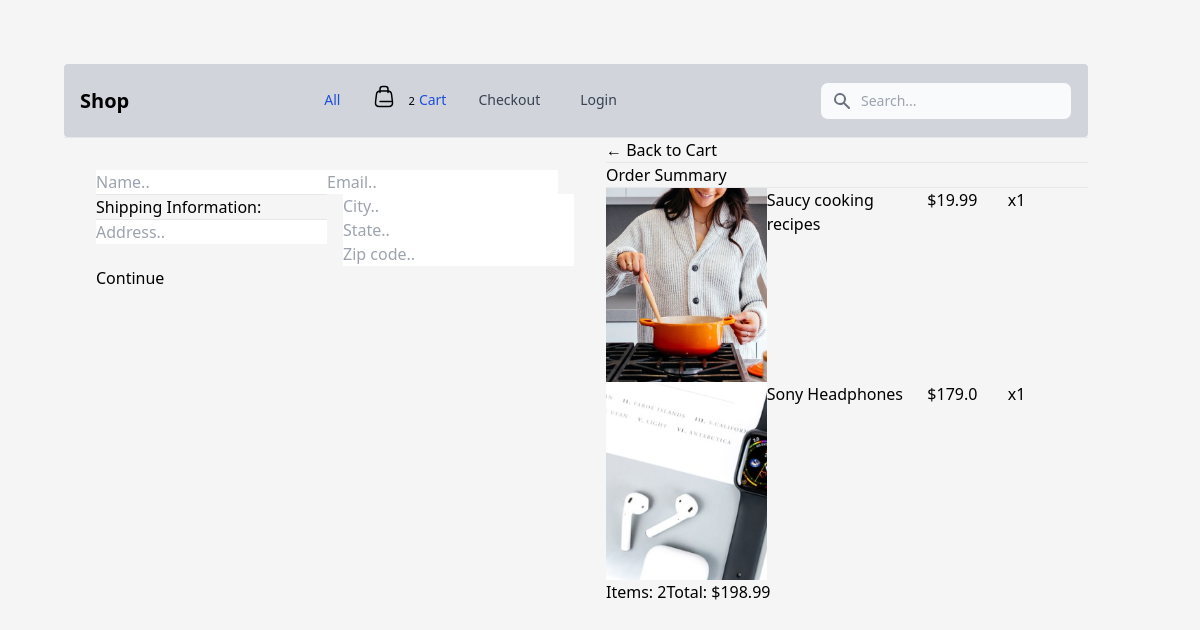
Page /checkout/ (signed in) on the committed database.
### store/models.py (models this page shows, shortened)
class OrderItem(models.Model):
    product = models.ForeignKey(Product, on_delete=models.SET_NULL, null=True, blank=True)
    order = models.ForeignKey(Order, on_delete=models.SET_NULL, null=True, blank=True)
    quantity = models.IntegerField(default=0, null=True, blank=True)
    date_added = models.DateTimeField(auto_now_add=True)
    @property
    def get_total(self):
        total = self.product.price * self.quantity
        return total

class Product(models.Model):
    name = models.CharField(max_length=200, null=True)
    price = models.FloatField()
    digital = models.BooleanField(default=False, null=True, blank=True)
    image = models.ImageField(null=True, default="placeholder.png")
    @property
    def imageURL(self):
        try:
            url = self.image.url
        except:
            with Image.open('static/images/placeholder.png') as img:
                url = '/static/images/placeholder.png'
        return url

class Order(models.Model):
    customer = models.ForeignKey(Customer, on_delete=models.SET_NULL, null=True, blank=True)
    data_ordered = models.DateTimeField(auto_now_add=True)
    complete = models.BooleanField(default=False, null=True, blank=True)
    transaction_id = models.CharField(max_length=200, null=True)
    @property
    def shipping(self):
        shipping = False
        orderitems = self.orderitem_set.all()
        for i in orderitems:
            if i.product.digital == False:
                shipping = True
        return shipping
    @property
    def get_cart_total(self):
        orderitems = self.orderitem_set.all()
        total = sum([item.get_total for item in orderitems])
        return total
    @property
    def get_cart_items(self):
        orderitems = self.orderitem_set.all()
        total = sum([item.quantity for item in orderitems])
        return total

### store/views.py (the view)
# urls.py: path('checkout/', views.checkout, name="checkout"),
def checkout(request):
    if request.user.is_authenticated:
        customer = request.user.customer
        order, created = Order.objects.get_or_create(customer=customer, complete=False)
        items = order.orderitem_set.all()
    else:
        items =  [ ]
        order = {'get_cart_total':0, 'get_cart_items':0, 'shipping':False}
    cartItems = order.get_cart_items
    context = {'items': items, 'order': order, 'cartItems': cartItems}
    return render(request,  'store/checkout.html', context)

### store/templates/store/checkout.html (shortened to what this page needs)
{% extends 'store/main.html' %}
{% load static %}
{% block content %}
<div class="row flex">
    <div class="col-lg-6 w-100 p-8">
        <div class="box-element" id="form-wrapper">
            <form id="form">
                <div id="user-info" class="flex">
                    <div class="form-field">
                        <input required class="form-control" type="text" name="name" placeholder="Name..">
                    </div>
                    <div class="form-field">
                        <input required class="form-control" type="email" name="email" placeholder="Email..">
                    </div>
                </div>
                <div id="shipping-info" class="flex-none columns-2">
                    <hr>
                    <p>Shipping Information:</p>
                    <div class="form-field">
                        <input class="form-control" type="text" name="address" placeholder="Address..">
                    </div>
                    <div class="form-field">
                        <input class="form-control" type="text" name="city" placeholder="City..">
                    </div>
                    <div class="form-field">
                        <input class="form-control" type="text" name="state" placeholder="State..">
                    </div>
                    <div class="form-field">
                        <input class="form-control" type="text" name="country" placeholder="Zip code..">
                    </div>
                </div>
                <input id="form-button" class="btn btn-success btn-block" type="submit" value="Continue">
            </form>
        </div>
    </div>
    <div class="col-lg-6">
        <div class="box-element">
            <a class="btn btn-outline-dark" href="{}">&#x2190;
                Back to Cart
            </a>
            <hr>
            <h3> Order Summary</h3>
            <hr>
            {% for item in items%}
            <div class="cart-row flex">
                <div style="flex:2"><img class="row-image" src={{item.product.imageURL}}></div>
                <div style="flex:2"><p>{{item.product.name}}</p></div>
                <div style="flex:1"><p>${{item.product.price}}</p></div>
                <div style="flex:1"><p>x{{item.quantity}}</p></div>
            </div>
            {% endfor %}
            <div class="flex">
                <h5>Items:   {{order.get_cart_items}}</h5>
                <h5>Total:   ${{order.get_cart_total | floatformat:2 }}</h5>
            </div>
        </div>
    </div>
</div>
{% endblock %}

### static/css/main.css (style rules this page uses)
body { padding: 4em; background-color: whitesmoke; }

### rows in the picture
OrderItem: product.imageURL (picture), product.name "Saucy cooking recipes", product.price "19.99", quantity "1"
OrderItem: product.imageURL (picture), product.name "Sony Headphones", product.price "179.0", quantity "1"
Order: get_cart_items "2", get_cart_total "198.99"

### other values in the picture
{{ cartItems }} "2"
